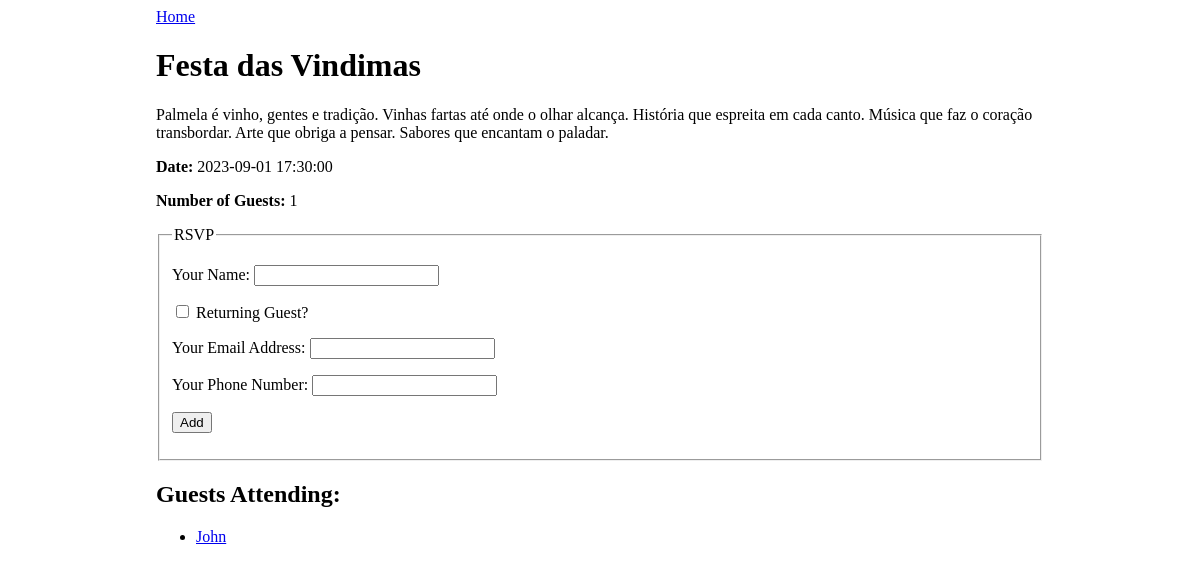
Screenshot of /event/2 with the database file from the repository.
### events_app/models.py (models this page shows)
class Event(db.Model):
    id = db.Column(db.Integer, primary_key=True)
    title = db.Column(db.String(150))
    description = db.Column(db.String(50))
    date_and_time = db.Column(db.DateTime, default=datetime.datetime.utcnow)
    guests = db.relationship('Guest', secondary='guest_event', back_populates='events_attending')

class Guest(db.Model):
    id = db.Column(db.Integer, primary_key=True)
    name = db.Column(db.String(50))
    email = db.Column(db.String(50))
    phone = db.Column(db.String(50))
    events_attending = db.relationship('Event', secondary='guest_event', back_populates='guests')

### events_app/routes.py (the view)
@main.route("/event/<event_id>", methods=["GET"])
def event_detail(event_id):
    context = {"event": Event.query.get(event_id)}
    return render_template("event_detail.html", **context)

### events_app/templates/event_detail.html (shortened to what this page needs)
{% extends 'base.html' %}
{% block content %}
<a href="/">Home</a>
<h1>{{ event.title }}</h1>
<p>{{ event.description }}</p>
<p><strong>Date:</strong> {{ event.date_and_time }}</p>
<p><strong>Number of Guests:</strong> {{ event.guests|length }}</p>
<form method="POST">
    <fieldset>
        <legend>RSVP</legend>
        <p>
            <label>
                Your Name:
                <input type="text" name="guest_name">
            </label>
        </p>
        <p>
            <label>
                <input type="checkbox" name="returning" onchange="returningGuestChanged(this.checked)">
                Returning Guest?
            </label>
        </p>
        <div id="new-guest-info">
            <p>
                <label>
                    Your Email Address:
                    <input type="email" name="email">
                </label>
            </p>
            <p>
                <label>
                    Your Phone Number:
                    <input type="phone" name="phone">
                </label>
            </p>
        </div>
        <p>
            <input type="submit" name="submit" value="Add">
        </p>
    </fieldset>
</form>
{% if event.guests|length > 0 %}
<h2>Guests Attending:</h2>
<ul>
    {% for guest in event.guests %}
    <li><a href="/guest/{{ guest.id }}">{{ guest.name }}</a></li>
    {% endfor %}
</ul>
{% endif %}
{% endblock %}

### events_app/static/style.css (style rules this page uses)
body { display: flex; justify-content: center; }

### rows the page displays
Event: title "Festa das Vindimas", description "Palmela é vinho, gentes e tradição. Vinhas fartas até onde o olhar alcança. História que espreita em cada canto. Música que faz o coração transbordar. Arte que obriga a pensar. Sabores que encantam o paladar.", date_and_time "2023-09-01 17:30:00"
Guest: name "John"

### other values shown
{{ event.guests|length }} "1"
